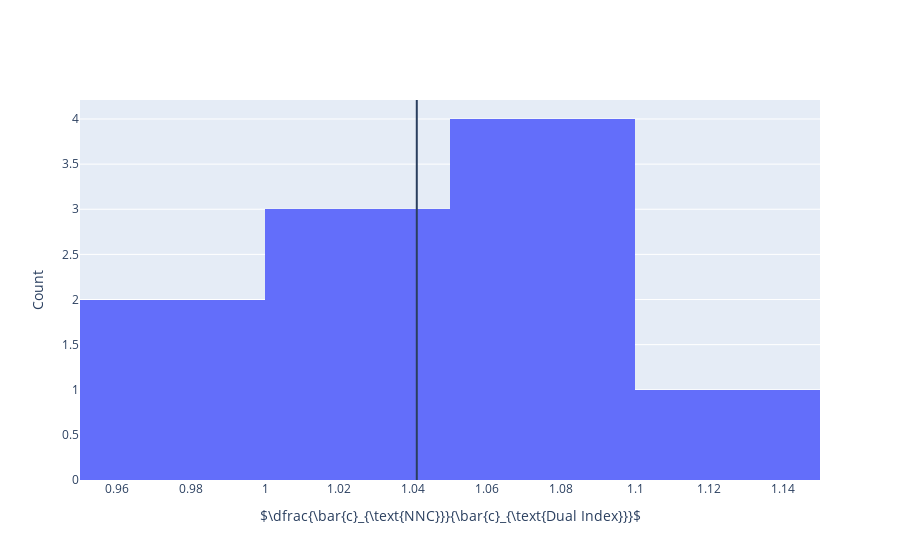

Notebook code cell kept with this figure:
### Markdown cell above
Below we plot the distribution of the mean cost per step ratio between NNC and DI.

### Code cell
fig = go.Figure(go.Histogram(x=cost_ratios))
fig.add_vline(x=np.mean(cost_ratios))
fig.layout.xaxis.title = r'$\dfrac{\bar{c}_{\text{NNC}}}{\bar{c}_{\text{Dual Index}}}$'
fig.layout.yaxis.title = 'Count'
fig

### Figure 1 — Plotly figure (JSON) as saved in the notebook; plotly's stock layout.template omitted (floating-point values rounded to 4 significant figures)
{"data": [{"type": "histogram", "x": [1.033, 1.101, 1.037, 1.088, 0.9857, 1.024, 1.074, 1.058, 1.055, 0.9546]}], "layout": {"shapes": [{"type": "line", "x0": 1.041, "x1": 1.041, "xref": "x", "y0": 0, "y1": 1, "yref": "y domain"}], "xaxis": {"title": {"text": "$\\dfrac{\\bar{c}_{\\text{NNC}}}{\\bar{c}_{\\text{Dual Index}}}$"}}, "yaxis": {"title": {"text": "Count"}}}}
